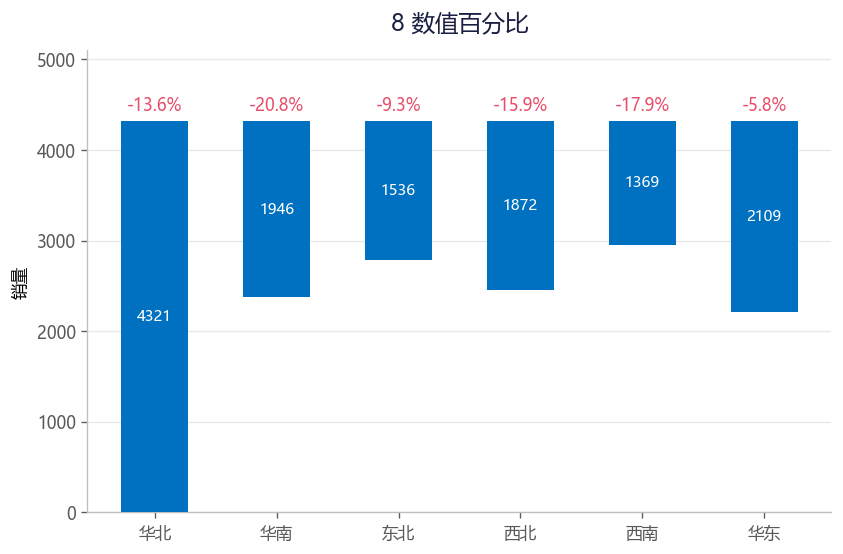

Source code (Python):
# -*- coding: utf-8 -*-
"""
图表 08：数值百分比
复现《Excel数据可视化-从图表到数据大屏》第二章
运行: python 08_数值百分比.py  ->  生成 08_数值百分比.png
"""
import os, math
import numpy as np
import matplotlib
matplotlib.use('Agg')
import matplotlib.pyplot as plt
from matplotlib.patches import FancyBboxPatch, Circle, Wedge, PathPatch
from matplotlib.path import Path
import matplotlib.colors as mcolors

plt.rcParams['font.sans-serif'] = ['Microsoft YaHei', 'SimHei', 'DejaVu Sans']
plt.rcParams['axes.unicode_minus'] = False
plt.rcParams['figure.dpi'] = 120

BASE = r"c:\Users\DENG_影\Desktop\作业\数据可视化\《Excel数据可视化 - 从图表到数据大屏》-清华-郭宏远"
OUT = os.path.join(BASE, "python复现图表")
os.makedirs(OUT, exist_ok=True)

# 配色
C_BLUE   = '#0070C0'
C_BLUE_L = '#00B0F0'
C_BLUE_M = '#82ADD7'
C_DARK   = '#1A1E43'
C_ORANGE = '#FFC000'
C_RED    = '#E74E69'
C_OR     = '#E66B4C'
C_PURPLE = '#7030A0'
C_GREEN  = '#49A098'
C_TEAL   = '#4A5BD1'
C_INDIGO = '#464CAC'
C_CYAN   = '#7BBDD5'
C_SKY    = '#0097E0'

def save(fig, name):
    path = os.path.join(OUT, name)
    fig.savefig(path, bbox_inches='tight', facecolor='white')
    plt.close(fig)
    print("saved:", name)

def gradient_bars(ax, x, h, w, c_top, c_bot):
    """垂直渐变填充柱形"""
    cmap = mcolors.LinearSegmentedColormap.from_list('g', [c_bot, c_top])
    for xi, hi in zip(x, h):
        if hi <= 0:
            continue
        grad = np.linspace(0, 1, 256).reshape(-1, 1)
        ax.imshow(grad, extent=[xi - w/2, xi + w/2, 0, hi],
                  aspect='auto', cmap=cmap, zorder=2)
    ax.set_ylim(bottom=0)

def style_ax(ax):
    ax.spines['top'].set_visible(False)
    ax.spines['right'].set_visible(False)
    ax.spines['left'].set_color('#BFBFBF')
    ax.spines['bottom'].set_color('#BFBFBF')
    ax.tick_params(colors='#595959')

def catmull(x, y, n=30):
    """Catmull-Rom 平滑曲线"""
    pts = list(zip(x, y))
    pts = [pts[0]] + pts + [pts[-1]]
    xs, ys = [], []
    for i in range(len(pts) - 3):
        p0, p1, p2, p3 = pts[i], pts[i+1], pts[i+2], pts[i+3]
        for t in np.linspace(0, 1, n):
            t2, t3 = t*t, t*t*t
            X = 0.5*((2*p1[0]) + (-p0[0]+p2[0])*t +
                     (2*p0[0]-5*p1[0]+4*p2[0]-p3[0])*t2 +
                     (-p0[0]+3*p1[0]-3*p2[0]+p3[0])*t3)
            Y = 0.5*((2*p1[1]) + (-p0[1]+p2[1])*t +
                     (2*p0[1]-5*p1[1]+4*p2[1]-p3[1])*t2 +
                     (-p0[1]+3*p1[1]-3*p2[1]+p3[1])*t3)
            xs.append(X); ys.append(Y)
    return xs, ys

# ============ 8 数值百分比 ============
def fig08():
    area = ['华北','华南','东北','西北','西南','华东']
    val  = [4321,1946,1536,1872,1369,2109]
    pct  = [-0.136,-0.208,-0.093,-0.159,-0.179,-0.058]
    mx = max(val)
    fig, ax = plt.subplots(figsize=(8,5))
    x = np.arange(len(area))
    # 吊顶式：柱子顶部对齐到 mx，柱长=val
    ax.bar(x, val, width=0.55, bottom=[mx-v for v in val], color=C_BLUE, zorder=3)
    for xi, v, p in zip(x, val, pct):
        ax.text(xi, mx+120, '%.1f%%' % (p*100), ha='center', fontsize=10,
                color=C_RED if p < 0 else C_GREEN)
        ax.text(xi, mx-v+v/2, str(v), ha='center', va='center', color='white', fontsize=9)
    ax.set_xticks(x); ax.set_xticklabels(area)
    ax.set_title('8 数值百分比', fontsize=14, color=C_DARK, pad=12)
    ax.set_ylabel('销量'); style_ax(ax)
    ax.set_ylim(0, mx*1.18)
    ax.yaxis.grid(True, color='#E8E8E8', zorder=0)
    save(fig, '08_数值百分比.png')

if __name__ == '__main__':
    fig08()
